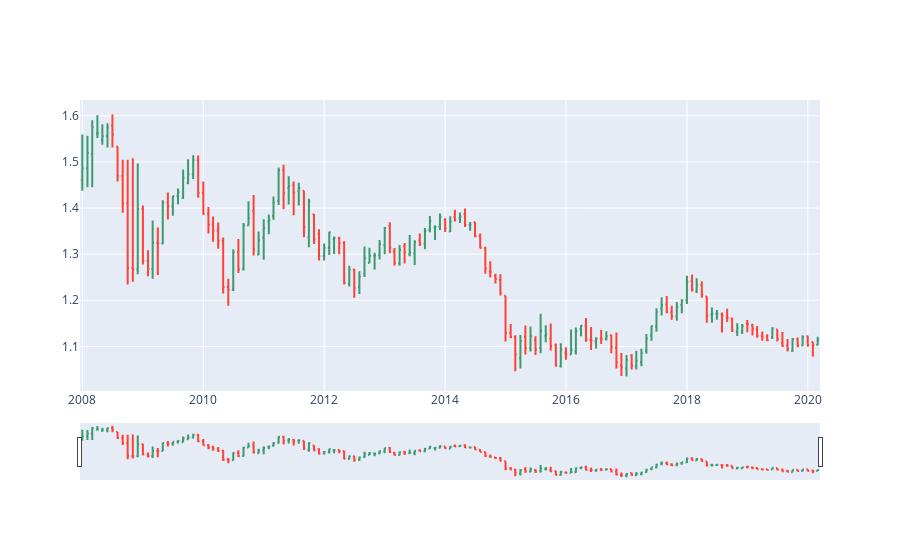

The code cell stored with this chart in its notebook:
### Code cell
# Looks good, let's check the candlestick chart
fig = go.Figure(data=go.Ohlc(x=df['Date'],
                    open=df['Open'],
                    high=df['High'],
                    low=df['Low'],
                    close=df['Close']))
fig.show()

### Figure 1 — Plotly figure (JSON) as saved in the notebook; plotly's stock layout.template omitted (floating-point values rounded to 4 significant figures; data arrays with more than 128 entries replaced by an {"elided": "..."} marker saying what was removed)
{"data": [{"close": {"elided": "147 float values"}, "high": {"elided": "147 float values"}, "low": {"elided": "147 float values"}, "open": {"elided": "147 float values"}, "type": "ohlc", "x": {"elided": "147 str values"}}], "layout": {}}
